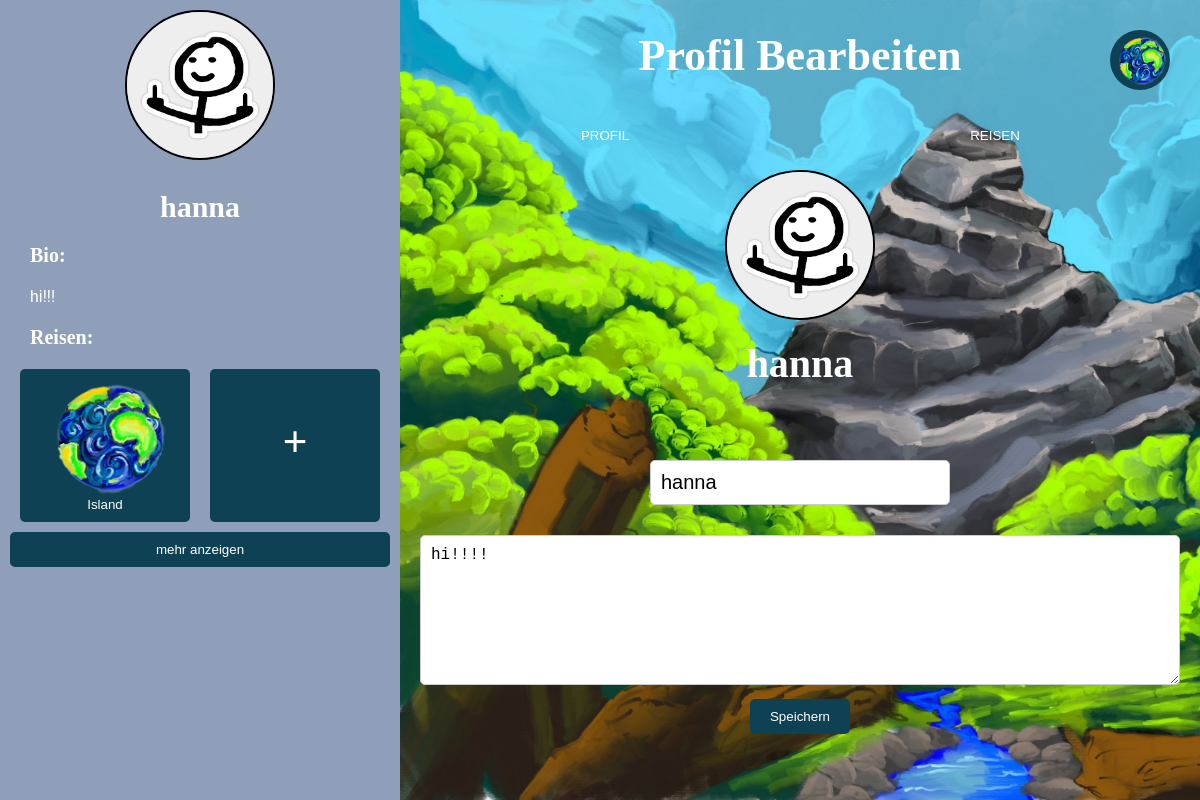
/profil_bearbeiten (signed in), run on an earlier commit of the app's database.
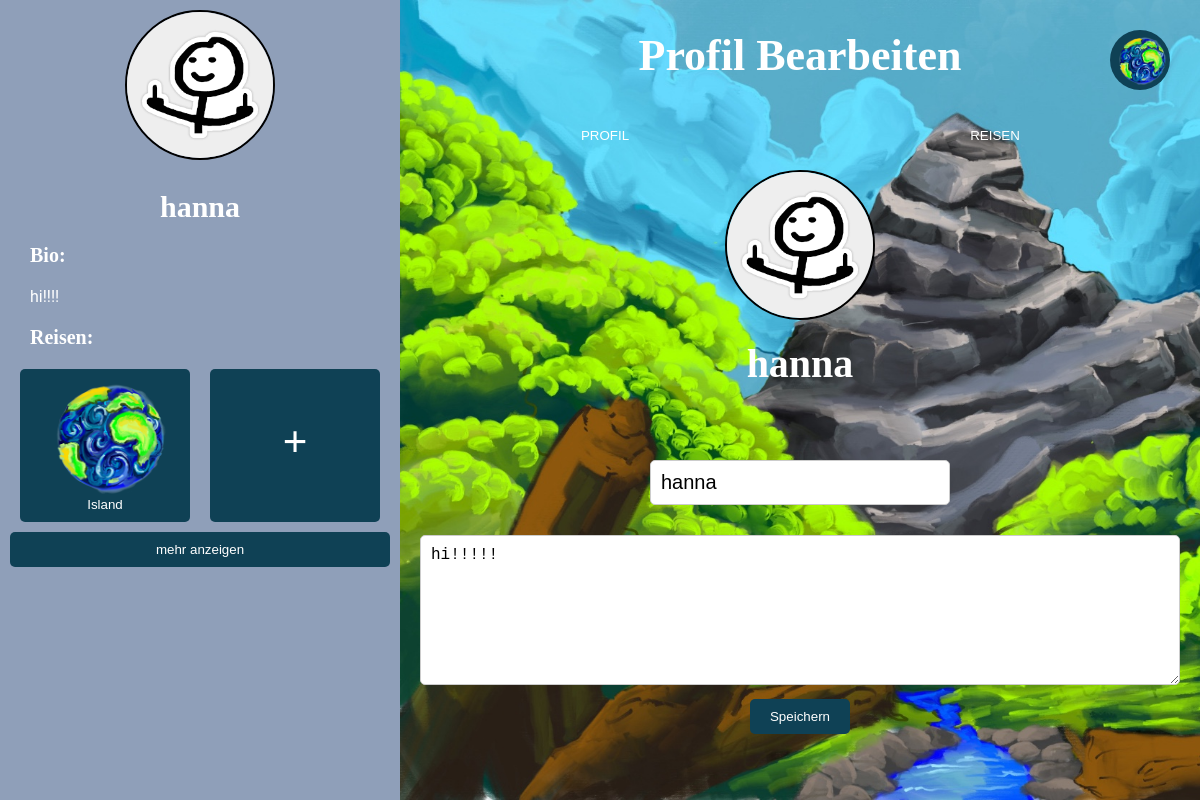
And on a later commit of the database.
### tables this page shows
CREATE TABLE users (
                    id INTEGER PRIMARY KEY AUTOINCREMENT,
                    username TEXT NOT NULL UNIQUE,
                    password TEXT NOT NULL
                , bio TEXT);

### home.py (the view, shortened to what this page needs)
@app.route('/profil_bearbeiten', methods=['GET', 'POST'])
def profil_bearbeiten_page():
    user_id = session.get('user_id')
    print(f"User ID from session: {user_id}")
    if not user_id:
        flash('Please log in to view your profile.')
        return redirect(url_for('index'))
    db = get_db()
    try:
        user = db.execute('SELECT username, bio FROM users WHERE id = ?', (user_id,)).fetchone()
        if user:
            trips=get_trip_id_name_list()
            return render_template('profil_bearbeiten.html', name=user['username'], bio=user['bio'], trips=trips)
        else:
            flash('Benutzer nicht gefunden.')
            return redirect(url_for('home'))
    except sqlite3.Error as e:
        flash(f"Database error: {e}")
        return redirect(url_for('home'))

### home.py (called while the page is built)
def get_db():
    try:
        conn = sqlite3.connect(DATABASE)
        conn.row_factory = sqlite3.Row
        return conn
    except sqlite3.Error as e:
        print(f"Error connecting to database: {e}")
        return None

def get_trip_images(trip_id):
    try:
        db = get_db()
        image_blob_list = db.execute('SELECT image FROM images WHERE trip_id = ?', (trip_id,)).fetchall()
        images = [base64.b64encode(image['image']).decode('utf-8') for image in image_blob_list]
        return images
    except sqlite3.Error as e:
        flash(f"Database error: {e}")
        return None

def get_trip_list(user_id):
    try:
        db = get_db()
        trips = db.execute('SELECT * FROM trips WHERE user_id = ?', (user_id,)).fetchall()
        return trips
    except sqlite3.Error as e:
        flash(f"Database error: {e}")
        return None

### templates/profil_bearbeiten.html (shortened to what this page needs)
<!DOCTYPE html>
<html>
<head>
    <link rel="stylesheet" type="text/css" href="/static/css/styles.css">
    <link rel="stylesheet" type="text/css" href="/static/css/profil_bearbeiten.css">
</head>
<body>
    {% include 'sidebar.html' %}
    {% include 'logo_button.html' %}
    <div class="image-box">
        <div class="titel">
            Profil Bearbeiten
        </div>
        {% include 'navigation.html' %}
        <div class="bottom-content">
            <div class="profilbild">
             <img src="{{ url_for('static', filename='images/profilbild.png') }}" alt="Profilbild">
            </div>
            <div class="nutzername-text">
             {{ name }}
            </div>
            <form action="{{ url_for ('profil_bearbeiten_page') }}"method="post">
                <div class="name">
                    <input type="text" name="nickname" value="{{name}}" placeholder="Neuer Nutzername">
                </div>
                <div class="profile_bio-content">
                    <textarea name="bio" placeholder="bio">{{bio}}!</textarea>
                 </div>
                <div>
                    <button type="submit" class="profile-edit-button">Speichern</button>
                </div>
            </form>
        </div>
    </div>
</body>
</html>

### templates/sidebar.html (shortened to what this page needs)
<link rel="stylesheet" type="text/css" href="/static/css/sidebar.css">
<div class="left-sidebar">
    <div class="profilbild">
        <img src="/static/images/profilbild.png" alt="TripTik Logo">
    </div>
    <div class="name">{{name}}</div>
    <div class="sidebar-title">Bio:</div>
    <div class="bio-content">{{bio}}</div>
    <div class="sidebar-title">Reisen:</div>
    <div class="reisen">
        {% for trip in trips %}
            <form action="/reise" method="post">
                <button class="reise-button" type="submit">
                    <img src="{{ trip.image }}" alt="{{ trip.name }}">
                    {{ trip.name }}
                </button>
            </form>
        {% endfor %}
        <form action="/reise_hinzufuegen" method="post">
            <button class="reise-button" type="submit">
                <div class="titel"> + </div>
            </button>
        </form>
    </div>
    <form class="mehr" action="/reisen" method="post">
        <button class="mehr" type="submit">mehr anzeigen</button>
    </form>
</div>

What changed in the data, as far as the page shows it:
changed users "hanna": bio "hi!!!" → "hi!!!!"; bio "hi!!!!" → "hi!!!!!"
